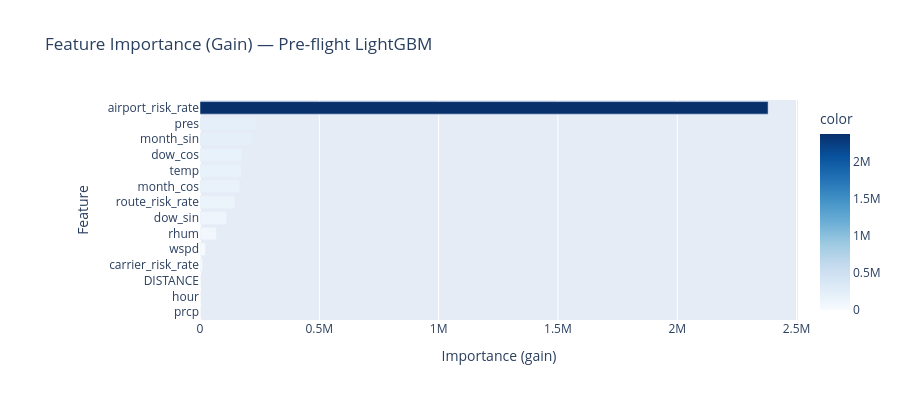

Notebook code for this chart:
### Markdown cell above
## 9. Feature Importance (LightGBM Gain)

### Code cell
try:
    lgbm_booster = model.named_steps["clf"] if hasattr(model, "named_steps") else model
    imp     = lgbm_booster.booster_.feature_importance(importance_type="gain")
    fn      = lgbm_booster.booster_.feature_name()
except Exception:
    # Try direct booster access (CalibratedClassifierCV wraps the estimator)
    try:
        base_est = model.calibrated_classifiers_[0].estimator
        imp      = base_est.booster_.feature_importance(importance_type="gain")
        fn       = base_est.booster_.feature_name()
    except Exception:
        imp = None
        print("Could not extract feature importances directly.")

if imp is not None:
    top_idx = np.argsort(imp)[::-1]
    fig = px.bar(
        x=imp[top_idx],
        y=[fn[i] for i in top_idx],
        orientation="h",
        title="Feature Importance (Gain) — Pre-flight LightGBM",
        labels={"x": "Importance (gain)", "y": "Feature"},
        color=imp[top_idx],
        color_continuous_scale="Blues",
    )
    fig.update_yaxes(autorange="reversed")
    fig.update_layout(height=400, showlegend=False, margin=dict(l=200))
    fig.show()

### Figure 1 — Plotly figure (JSON) as saved in the notebook; plotly's stock layout.template omitted (floating-point values rounded to 4 significant figures)
{"data": [{"hovertemplate": "Importance (gain)=%{x}<br>Feature=%{y}<br>color=%{marker.color}<extra></extra>", "legendgroup": "", "marker": {"color": [2381000.0, 231500.0, 220900.0, 175300.0, 173800.0, 166600.0, 146400.0, 111900.0, 68140.0, 21870.0, 10290.0, 0.0, 0.0, 0.0], "coloraxis": "coloraxis", "pattern": {"shape": ""}}, "name": "", "orientation": "h", "showlegend": false, "textposition": "auto", "type": "bar", "x": [2381000.0, 231500.0, 220900.0, 175300.0, 173800.0, 166600.0, 146400.0, 111900.0, 68140.0, 21870.0, 10290.0, 0.0, 0.0, 0.0], "xaxis": "x", "y": ["airport_risk_rate", "pres", "month_sin", "dow_cos", "temp", "month_cos", "route_risk_rate", "dow_sin", "rhum", "wspd", "carrier_risk_rate", "DISTANCE", "hour", "prcp"], "yaxis": "y"}], "layout": {"barmode": "relative", "coloraxis": {"colorbar": {"title": {"text": "color"}}, "colorscale": [[0, "rgb(247,251,255)"], [0.125, "rgb(222,235,247)"], [0.25, "rgb(198,219,239)"], [0.375, "rgb(158,202,225)"], [0.5, "rgb(107,174,214)"], [0.625, "rgb(66,146,198)"], [0.75, "rgb(33,113,181)"], [0.875, "rgb(8,81,156)"], [1, "rgb(8,48,107)"]]}, "height": 400, "legend": {"tracegroupgap": 0}, "margin": {"l": 200}, "showlegend": false, "title": {"text": "Feature Importance (Gain) — Pre-flight LightGBM"}, "xaxis": {"anchor": "y", "domain": [0, 1], "title": {"text": "Importance (gain)"}}, "yaxis": {"anchor": "x", "autorange": "reversed", "domain": [0, 1], "title": {"text": "Feature"}}}}
